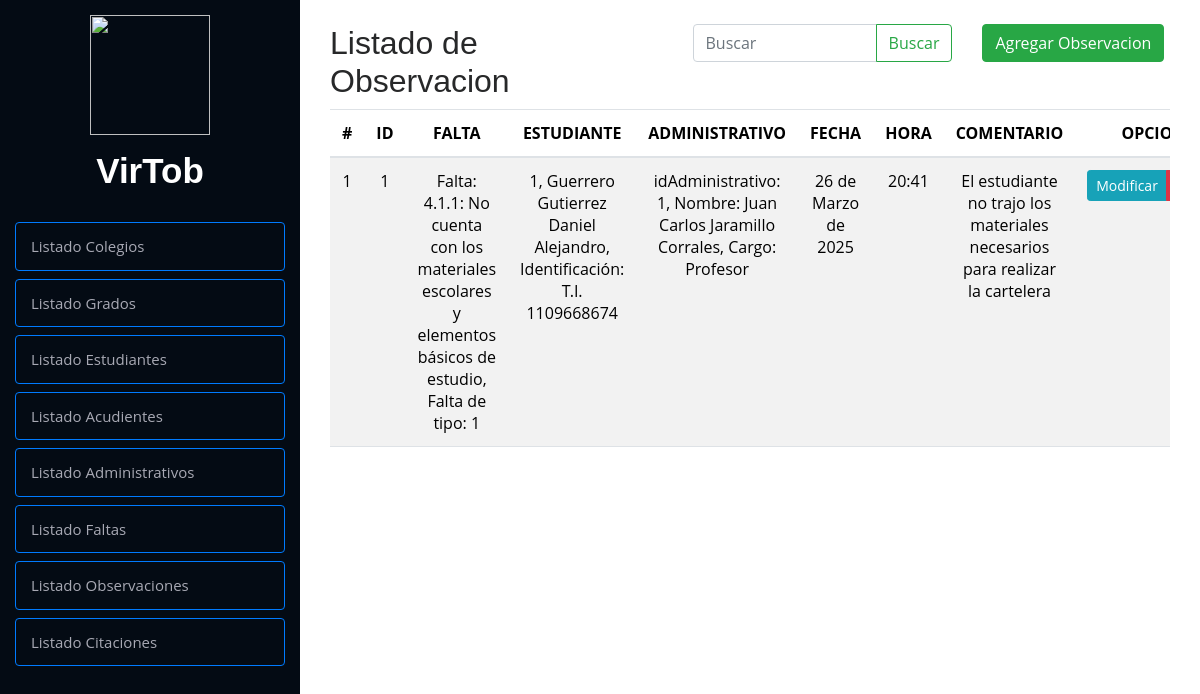
Page /crud/listaObservacion/ on the committed database.
### Modulos/Observador/models.py (models this page shows, shortened)
class Observacion(models.Model):
    idObservacion = models.AutoField(primary_key=True)
    idFalta = models.ForeignKey(
        Faltas, on_delete=models.CASCADE, related_name="observaciones")
    idEstudiante = models.ForeignKey(
        Estudiante, on_delete=models.CASCADE, related_name="observaciones")
    idAdministrativo = models.ForeignKey(
        Administrativos, on_delete=models.CASCADE, related_name="observaciones")
    fecha = models.DateField()
    hora = models.TimeField()
    comentario = models.TextField(max_length=1000)
    class Meta:
        verbose_name = 'Observacion'

class Faltas(models.Model):
    idFalta = models.AutoField(primary_key=True)
    tiposFaltas = [
        (1, "Tipo 1"),
        (2, "Tipo 2"),
        (3, "Tipo 3")
    ]
    tipoFalta = models.IntegerField(choices=tiposFaltas, default=1)
    falta = models.CharField(max_length=10, null=True, blank=True)
    descripcion = models.TextField(max_length=1000)
    idColegio = models.ForeignKey(
        Colegio, on_delete=models.CASCADE, related_name="faltas", default=1)
    def __str__(self):
        return f"Falta: {self.falta}: {self.descripcion}, Falta de tipo: {self.tipoFalta}"
    class Meta:
        verbose_name = 'Faltas'

class Estudiante(models.Model):
    idEstudiante = models.AutoField(primary_key=True)
    tiposDocumentos = [
        ('T.I.', 'Tarjeta de Identidad'),
        ('C.C.', 'Cedula de Ciudadanía'),
        ('C.E.', 'Cedula de Extranjería')
    ]
    tipoDocumento = models.CharField(
        max_length=4, choices=tiposDocumentos, default='T.I.')
    documento = models.CharField(max_length=10, default=0)
    nombre = models.CharField(max_length=100)
    apellido = models.CharField(max_length=100)
    fechaNacimiento = models.DateField(null=True)
    correo = models.EmailField(max_length=100)
    contrasena = models.CharField(max_length=100)
    faltasTipo1 = models.IntegerField(default=0)
    faltasTipo2 = models.IntegerField(default=0)
    faltasTipo3 = models.IntegerField(default=0)
    idColegio = models.ForeignKey(
        Colegio, on_delete=models.CASCADE, related_name="estudiantes", default=1)
    idGrado = models.ForeignKey(
        Grado, on_delete=models.CASCADE, null=True, blank=True)
    imagen_perfil = models.ImageField(
        upload_to='perfiles/', blank=True, null=True)
    def __str__(self):
        return f"{self.idEstudiante}, {self.apellido} {self.nombre}, Identificación: {self.tipoDocumento} {self.documento}"
    class Meta:
        verbose_name = 'Estudiante'

class Administrativos(models.Model):
    idAdministrativo = models.AutoField(primary_key=True)
    nombre = models.CharField(max_length=100)
    apellido = models.CharField(max_length=100)
    cargos = [  # Lista de tuplas para choices
        ('profesor', 'Profesor'),
        ('directivo', 'Directivo'),
    ]
    cargo = models.CharField(max_length=9, choices=cargos, default='profesor')
    ciclo = models.CharField(max_length=12, null=True, blank=True)
    correo = models.EmailField(max_length=100)
    contrasena = models.CharField(max_length=100)
    def __str__(self):
        if self.cargo == 'profesor' and self.ciclo:
            return f"idAdministrativo: {self.idAdministrativo}, Nombre: {self.nombre} {self.apellido}, Cargo: {self.cargo}, Ciclo: {self.ciclo}"
        return f"idAdministrativo: {self.idAdministrativo}, Nombre: {self.nombre} {self.apellido}, Cargo: {self.cargo}"
    class Meta:
        verbose_name = 'Administrativos'

### Modulos/Observador/views.py (the view, shortened to what this page needs)
# urls.py: path('listaObservacion/', listaObservacion, name='listaObservacion'),
def listaObservacion(request):
    query = request.GET.get("buscar", "")  # Obtener el valor del input
    observaciones = Observacion.objects.all()  # Obtiene todos los registro
    return render(request, 'listas/observaciones.html', {'observacion': observaciones, "query": query})

### Modulos/Observador/templates/listas/observaciones.html (shortened to what this page needs)
{% extends "index.html" %}
{% load static %}
        {% block contenido %}
        <div class="container py-4">
            <div class="row">
                <div class="col-md-12">
                    <div class="row">
                        <div class="col-5">
                            <h2>Listado de Observacion</h2>
                        </div>
                        <div class="col-4">
                            <form class="d-flex" method="GET">
                                <div class="input-group">
                                    <input type="text" class="form-control" placeholder="Buscar" name="buscar"
                                        value="{{ query }}" aria-label="Search">
                                    <button class="btn btn-outline-success" type="submit">Buscar</button>
                                </div>
                            </form>
                        </div>
                        <div class="col-3">
                            <a href="{% url 'agregarObservacion' %}" class="btn btn-success">Agregar Observacion</a>
                        </div>
                    </div>
                    <div class="table-responsive">
                        <table class="table table-striped">
                            <thead>
                                <tr>
                                    <th>#</th>
                                    <th>ID</th>
                                    <th>FALTA</th>
                                    <th>ESTUDIANTE</th>
                                    <th>ADMINISTRATIVO</th>
                                    <th>FECHA</th>
                                    <th>HORA</th>
                                    <th>COMENTARIO</th>
                                    <th>OPCIONES</th>
                                </tr>
                            </thead>
                            <tbody>
                                {% if observacion %}
                                {% for observacion in observacion %}
                                <tr>
                                    <td class="">{{ forloop.counter }}</td>
                                    <td class="">{{ observacion.idObservacion }}</td>
                                    <td class="">{{ observacion.idFalta }}</td>
                                    <td class="">{{ observacion.idEstudiante }}</td>
                                    <td class="">{{ observacion.idAdministrativo }}</td>
                                    <td class="">{{ observacion.fecha }}</td>
                                    <td class="">{{ observacion.hora }}</td>
                                    <td class="">{{ observacion.comentario }}</td>
                                    <td>
                                        <div class="btn-group btn-group-sm" role="group" aria-label="Basic example">
                                            <a href="{% url 'modificarObservacion' observacion.idObservacion %}"
                                                class="btn btn-info btn-sm">
                                                Modificar
                                            </a>
                                            <a href="#" onclick="eliminarObservacion({{ observacion.idObservacion }})"
                                                class="btn btn-danger btn-sm">
                                            </a>
                                        </div>
                                    </td>
                                </tr>
                                {% endfor %}
                                {% else %}
                                <tr>
                                    <td colspan="9" class="text-center text-danger">⚠ No se encontraron resultados</td>
                                </tr>
                                {% endif %}
                            </tbody>
                        </table>
                    </div>
                </div>
            </div>
        </div>
        {% endblock %}

### observadorVirtual/static/css/style.css (style rules this page uses)
body { font-family: "Open Sans", sans-serif; color: #272829; }
a { color: #149ddd; }
h1, h2, h3, h4, h5, h6 { font-family: "Raleway", sans-serif; }
th, td { text-align: center; vertical-align: middle; }

### rows in the picture
Observacion: idObservacion "1", idFalta "Falta: 4.1.1: No cuenta con los materiales escolares y elementos básicos de estudio, Falta de tipo: 1", idEstudiante "1, Guerrero Gutierrez Daniel Alejandro, Identificación: T.I. 1109668674", idAdministrativo "idAdministrativo: 1, Nombre: Juan Carlos Jaramillo Corrales, Cargo: Profesor", fecha "26 de Marzo de 2025", hora "20:41", comentario "El estudiante no trajo los materiales necesarios para realizar la cartelera"
